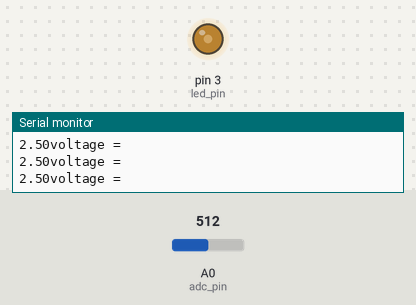
Bench run of a sketch on a simulated Arduino Uno, built with avr-gcc and run on an emulated ATmega328P. Shown: output pins drawn as LEDs (lit = HIGH), the last lines printed to the serial monitor. The inputs (shaded band) are chosen by the test bench; at power-on: A0 (adc_pin) = 512.

Above: at 1.2 s.
1.3 s: A0 (adc_pin) set to 716
At 2.6 s:
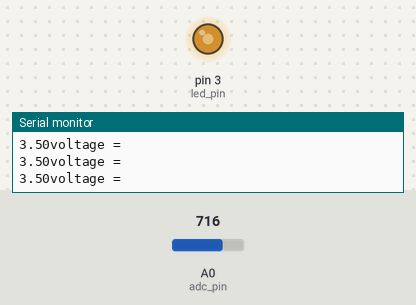
2.9 s: A0 (adc_pin) set to 900
At 4.2 s:
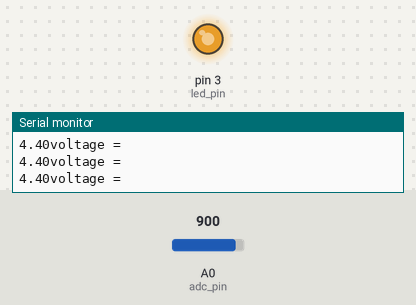
4.5 s: A0 (adc_pin) set to 306
At 5.8 s:
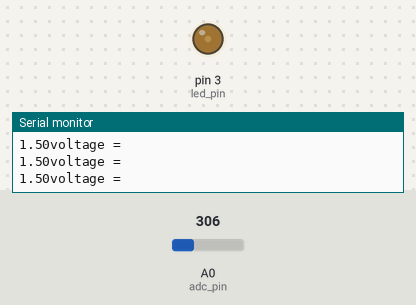
6.1 s: A0 (adc_pin) set to 122
At 7.4 s:
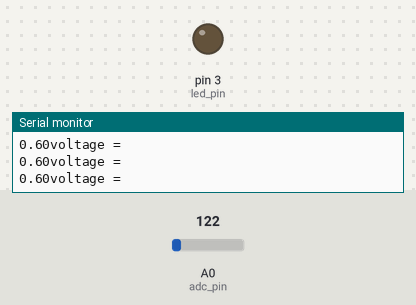
7.7 s: A0 (adc_pin) set to 511
At 9.0 s:
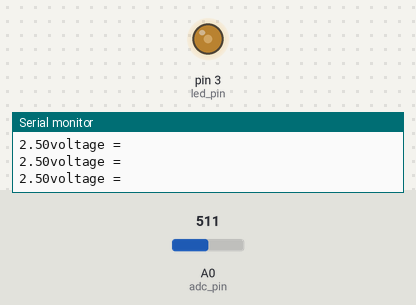
Timing chart, 0 to 10.7 s (numbered marks = the images above; inputs shaded):
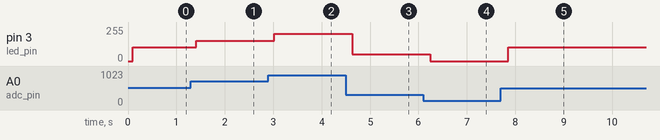

Measured:
- after the input at 1.3 s, pin 3 (led_pin): 102/255 → 153/255 after 0.11 s
- after the input at 2.9 s, pin 3 (led_pin): 153/255 → 204/255 after 0.12 s
- after the input at 4.5 s, pin 3 (led_pin): 204/255 → 51/255 after 0.13 s
- after the input at 6.1 s, pin 3 (led_pin): 51/255 → 0/255 after 0.14 s
- after the input at 7.7 s, pin 3 (led_pin): 0/255 → 102/255 after 0.15 s

The sketch:

led_control_analogwrite.ino
```cpp
#define led_pin 3
#define adc_pin A0
#define adc_ref_voltage 5

float read_adc_value(void);
void led_drive(int brightness);

void setup (){
    pinMode(led_pin, OUTPUT);
    pinMode(adc_pin,INPUT);
    Serial.begin(9600);
}
void loop (){
    float real_voltage = 0;
    real_voltage = read_adc_value();
    Serial.println("voltage = ");
    Serial.print(real_voltage);
    delay(100);
    led_drive(real_voltage);
}

float read_adc_value(void){
    float value = 0;
    float voltage = 0;
    value = analogRead(adc_pin);
    voltage = (value / 1023) * adc_ref_voltage;
    return voltage;
}

void led_drive(int brightness){
    int value = 0;
    value = map(brightness, 0, 5, 0, 255);
    analogWrite(led_pin,value);
}
```
